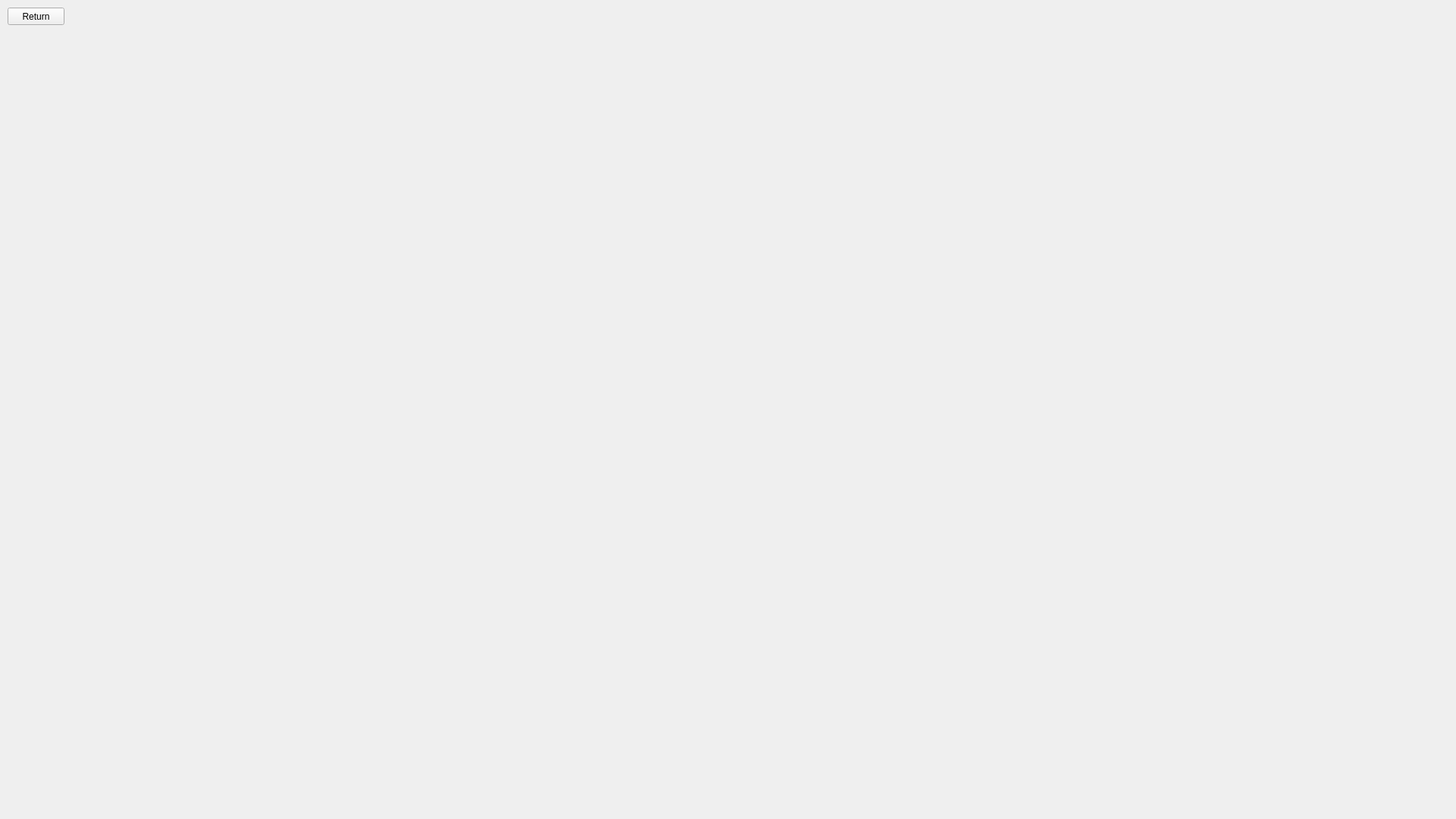
<?xml version="1.0" encoding="UTF-8"?>
<ui version="4.0">
 <class>FormIpod</class>
 <widget class="QWidget" name="FormIpod">
  <property name="geometry">
   <rect>
    <x>0</x>
    <y>0</y>
    <width>1920</width>
    <height>1080</height>
   </rect>
  </property>
  <property name="windowTitle">
   <string>Form</string>
  </property>
  <widget class="QPushButton" name="pushButtonReturn">
   <property name="geometry">
    <rect>
     <x>10</x>
     <y>10</y>
     <width>75</width>
     <height>23</height>
    </rect>
   </property>
   <property name="text">
    <string>Return</string>
   </property>
  </widget>
  <widget class="QLabel" name="label">
   <property name="geometry">
    <rect>
     <x>0</x>
     <y>0</y>
     <width>1920</width>
     <height>1080</height>
    </rect>
   </property>
   <property name="text">
    <string/>
   </property>
   <property name="pixmap">
    <pixmap resource="ori_uis.qrc">:/GUIS/Music 2 (iPod) .png</pixmap>
   </property>
  </widget>
  <zorder>label</zorder>
  <zorder>pushButtonReturn</zorder>
 </widget>
 <resources>
  <include location="ori_uis.qrc"/>
 </resources>
 <connections/>
</ui>
